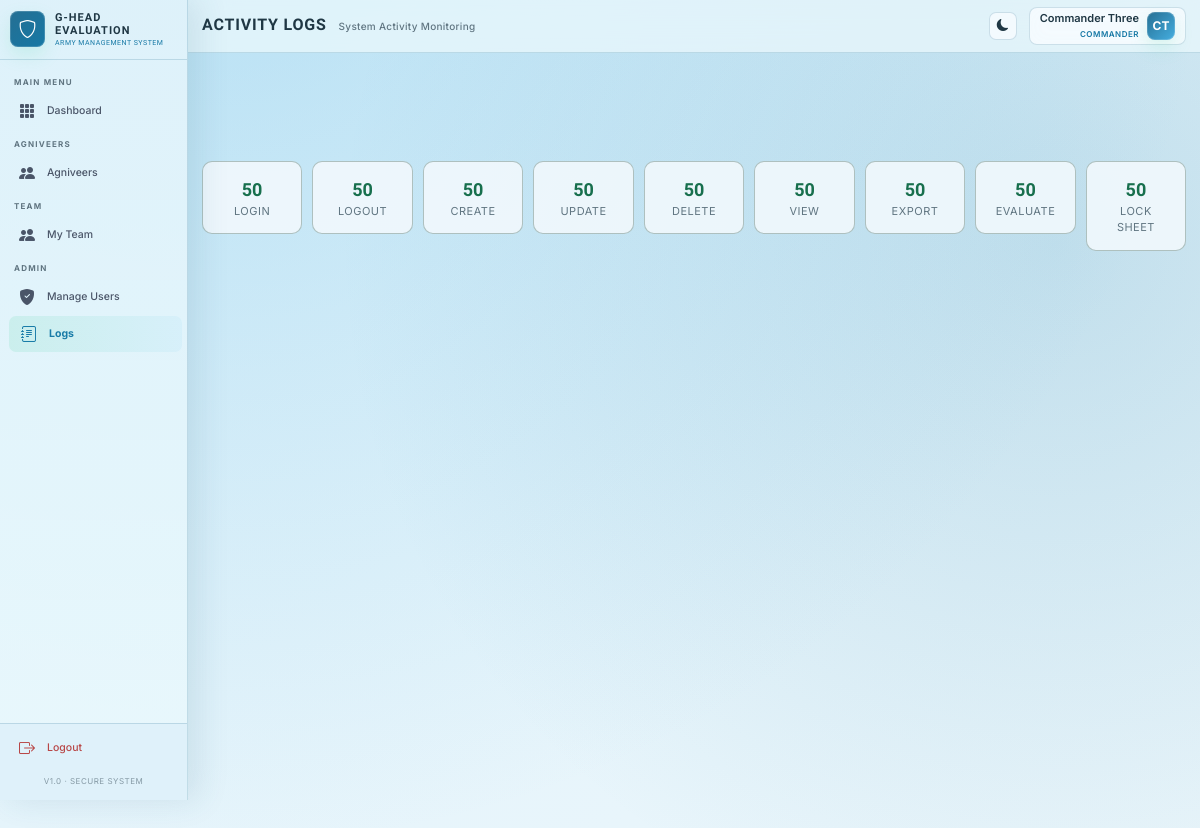
Screenshot of /logs/ (signed in) with the database file from the repository.
### accounts/models.py (models this page shows, shortened)
class CustomUser(AbstractUser):
    ROLE_COMMANDER = 'commander'
    ROLE_G_HEAD = 'g_head'
    ROLE_DEPT_A = 'dept_a'
    ROLE_DEPT_B = 'dept_b'
    ROLE_DEPT_C = 'dept_c'
    ROLE_DEPT_D = 'dept_d'
    ROLE_TRAINER_NCO = 'trainer_nco'
    ROLE_TRAINER_JCO = 'trainer_jco'
    ROLE_TRAINER_OFFICER = 'trainer_officer'
    ROLE_REGISTRATION = 'registration'
    BATTALION_1TB = '1TB'
    BATTALION_2TB = '2TB'
    BATTALION_STB = 'STB'
    BATTALION_CHOICES = [
        (BATTALION_1TB, '1st Battalion (1TB)'),
        (BATTALION_2TB, '2nd Battalion (2TB)'),
        (BATTALION_STB, 'Special Training Battalion (STB)'),
    ]
    TTS_TRADE_DMV = 'DMV'
    TTS_TRADE_OPEM = 'OPEM'
    TTS_TRADE_OTHER = 'OTHER'
    TTS_TRADE_CHOICES = [
        (TTS_TRADE_DMV, 'DMV'),
        (TTS_TRADE_OPEM, 'OPEM'),
        (TTS_TRADE_OTHER, 'Other Trades'),
    ]
    ROLE_CHOICES = [
        (ROLE_COMMANDER, 'Commander'),
        (ROLE_G_HEAD, 'G Department Head'),
        (ROLE_DEPT_A, 'Battalion'),
        (ROLE_DEPT_B, 'TTS'),
        (ROLE_DEPT_C, 'CS'),
        (ROLE_DEPT_D, 'Clerk'),
        (ROLE_TRAINER_NCO, 'Trainer - NCO'),
        (ROLE_TRAINER_JCO, 'Trainer - JCO'),
        (ROLE_TRAINER_OFFICER, 'Trainer - Officer'),
        (ROLE_REGISTRATION, 'Registration Office'),
    ]
    DEPARTMENT_CHOICES = [
        ('A', 'Battalion'),
        ('B', 'TTS'),
        ('C', 'CS'),
        ('D', 'Clerk'),
    ]
    PLATOON_CHOICES = [
        ('P1', 'P1'),
        ('P2', 'P2'),
        ('P3', 'P3'),
        ('P4', 'P4'),
        ('P5', 'P5'),
        ('P6', 'P6'),
        ('P7', 'P7'),
        ('P8', 'P8'),
        ('P9', 'P9'),
    ]
    COMPANY_CHOICES = [
        ('Company A', 'Company A'),
        ('Company B', 'Company B'),
        ('Company C', 'Company C'),
        ('Company D', 'Company D'),
        ('Company E', 'Company E'),
        ('Company F', 'Company F'),
        ('Company G', 'Company G'),
        ('Company H', 'Company H'),
        ('Company I', 'Company I'),
    ]
    role = models.CharField(max_length=20, choices=ROLE_CHOICES, default=ROLE_TRAINER_NCO)
    department = models.CharField(max_length=1, choices=DEPARTMENT_CHOICES, blank=True, null=True)
    battalion_unit = models.CharField(max_length=10, choices=BATTALION_CHOICES, blank=True, null=True)
    tts_trade = models.CharField(max_length=10, choices=TTS_TRADE_CHOICES, blank=True, null=True)
    company = models.CharField(max_length=20, choices=COMPANY_CHOICES, blank=True, null=True)
    platoon = models.CharField(max_length=10, choices=PLATOON_CHOICES, blank=True, null=True)
    phone = models.CharField(max_length=15, blank=True, null=True)
    service_number = models.CharField(max_length=30, unique=True, blank=True, null=True)
    rank = models.CharField(max_length=50, blank=True, null=True)
    profile_photo = models.ImageField(upload_to='profiles/', blank=True, null=True)
    is_active = models.BooleanField(default=True)
    created_by = models.ForeignKey(
        'self', on_delete=models.SET_NULL, null=True, blank=True, related_name='created_users'
    )
    last_login_ip = models.GenericIPAddressField(null=True, blank=True)
    login_attempts = models.IntegerField(default=0)
    locked_until = models.DateTimeField(null=True, blank=True)
    created_at = models.DateTimeField(auto_now_add=True)
    updated_at = models.DateTimeField(auto_now=True)
    class Meta:
        verbose_name = 'User'
        verbose_name_plural = 'Users'
        ordering = ['-created_at']
    @property
    def is_commander(self):
        return self.role == self.ROLE_COMMANDER
    @property
    def is_g_head(self):
        return self.role == self.ROLE_G_HEAD
    @property
    def is_department(self):
        return self.role in [self.ROLE_DEPT_A, self.ROLE_DEPT_B, self.ROLE_DEPT_C, self.ROLE_DEPT_D]
    @property
    def is_registration_office(self):
        return self.role == self.ROLE_REGISTRATION

### logs/views.py (the view)
# urls.py: path('', views.ActivityLogListView.as_view(), name='activity_log'),
class ActivityLogListView(CommanderOrGHeadMixin, ListView):
    model = ActivityLog
    template_name = 'logs/activity_log.html'
    context_object_name = 'logs'
    paginate_by = 50
    def get_queryset(self):
        queryset = ActivityLog.objects.select_related('user').all()
        action = self.request.GET.get('action')
        user_id = self.request.GET.get('user')
        date_from = self.request.GET.get('date_from')
        date_to = self.request.GET.get('date_to')
        if action:
            queryset = queryset.filter(action=action)
        if user_id:
            queryset = queryset.filter(user_id=user_id)
        if date_from:
            queryset = queryset.filter(timestamp__date__gte=date_from)
        if date_to:
            queryset = queryset.filter(timestamp__date__lte=date_to)
        return queryset
    def get_context_data(self, **kwargs):
        ctx = super().get_context_data(**kwargs)
        ctx['action_choices'] = ActivityLog.ACTION_CHOICES
        return ctx

### accounts/mixins.py (called while the page is built)
    def dispatch(self, request, *args, **kwargs):
        if not request.user.is_authenticated:
            return self.handle_no_permission()
        if self.allowed_roles and request.user.role not in self.allowed_roles:
            messages.error(request, "You don't have permission to access this page.")
            return redirect('core:dashboard')
        return super().dispatch(request, *args, **kwargs)

### core/context_processors.py (called while the page is built)
def global_context(request):
    if not request.user.is_authenticated:
        return {}
    user = request.user
    context = {
        'user_role': user.role,
        'is_commander': user.is_commander,
        'is_g_head': user.is_g_head,
        'is_department': user.is_department,
        'is_registration_office': user.is_registration_office,
    }
    try:
        if user.is_commander or user.is_g_head or user.is_department or user.is_registration_office:
            context['total_agniveers'] = Agniveer.objects.count()
        else:
            context['total_agniveers'] = 0
    except Exception:
        context['total_agniveers'] = 0
    return context

### templates/logs/activity_log.html (shortened to what this page needs)
{% extends 'base.html' %}
{% block page_title %}Activity Logs{% endblock %}
{% block page_subtitle %}System Activity Monitoring{% endblock %}
{% block body_class %}portal-ops-page{% endblock %}
{% block content %}
<div class="row g-3 mb-4">
  {% for k,v in action_choices %}
  <div class="col-6 col-md-3 col-xl-auto" style="flex:1;">
    <div style="background:var(--card-bg);border:1px solid rgba(27,67,50,0.3);border-radius:10px;padding:14px;text-align:center;">
      <div style="font-family:Rajdhani,sans-serif;font-size:18px;font-weight:700;color:#52B788;">
        {{ logs|length }}
      </div>
      <div style="font-size:11px;color:#8B9BB4;text-transform:uppercase;letter-spacing:0.5px;">{{ v }}</div>
    </div>
  </div>
  {% endfor %}
</div>
{% endblock %}

### templates/base.html (shortened to what this page needs)
{% load static %}
<!DOCTYPE html>
<html lang="en" data-bs-theme="light">
<head>
  <link href="https://cdn.jsdelivr.net/npm/bootstrap@5.3.3/dist/css/bootstrap.min.css" rel="stylesheet" />
  <link href="https://cdn.jsdelivr.net/npm/bootstrap-icons@1.11.3/font/bootstrap-icons.css" rel="stylesheet" />
  <link href="{% static 'css/portal-ui.css' %}" rel="stylesheet" />
</head>
<body class="{% block body_class %}{% endblock %}">
  <aside class="sidebar" id="sidebar">
    <div class="sidebar-brand">
      <div class="sidebar-brand-icon">
        <i class="bi bi-shield"></i>
      </div>
      <div class="sidebar-brand-text">
        G-Head Evaluation
        <span>Army Management System</span>
      </div>
    </div>
    {% if user.is_authenticated %}
    <nav class="sidebar-nav">
      <div class="nav-section-label">Main Menu</div>
      <a href="{% url 'core:dashboard' %}"
        class="sidebar-link {% if request.resolver_match.url_name == 'dashboard' %}active{% endif %}">
        <i class="bi bi-grid-3x3-gap-fill"></i> Dashboard
      </a>
      <div class="nav-section-label">Agniveers</div>
      <a href="{% url 'departments:agniveer_list' %}"
        class="sidebar-link {% if 'agniveer' in request.path %}active{% endif %}">
        <i class="bi bi-people-fill"></i> Agniveers
      </a>
      {% if is_department_head or is_commander or is_g_head %}
      <div class="nav-section-label">Team</div>
      <a href="{% url 'accounts:my_team' %}" class="sidebar-link {% if 'my-team' in request.path %}active{% endif %}">
        <i class="bi bi-people-fill"></i> My Team
      </a>
      {% endif %}
      {% if is_commander or is_g_head or is_department_head %}
      <div class="nav-section-label">Admin</div>
      {% if is_commander or is_g_head %}
      <a href="{% url 'accounts:user_list' %}" class="sidebar-link {% if 'users' in request.path %}active{% endif %}">
        <i class="bi bi-shield-fill-check"></i> Manage Users
      </a>
      {% endif %}
      <a href="{% url 'logs:activity_log' %}" class="sidebar-link {% if 'logs' in request.path %}active{% endif %}">
        <i class="bi bi-journal-text"></i> Logs
      </a>
      {% endif %}
    </nav>
    <div class="sidebar-footer">
      <a href="{% url 'accounts:logout' %}" class="sidebar-link" style="color:#EF5350; padding: 8px 18px;">
        <i class="bi bi-box-arrow-right"></i> Logout
      </a>
      <div
        style="padding: 8px 0; font-size: 8px; color:var(--text-muted); text-align:center; opacity: 0.7; letter-spacing: 0.5px; text-transform: uppercase;">
        v1.0 · Secure System
      </div>
    </div>
    {% endif %}
  </aside>
  <div class="main-wrapper">
    <div class="page-header">
      <div class="page-header-left">
        <h1 class="page-title">{% block page_title %}{% endblock %}</h1>
        <div class="page-subtitle">{% block page_subtitle %}{% endblock %}</div>
      </div>
      <div class="page-header-right">
        <button id="themeToggle" class="theme-toggle" title="Toggle Light/Dark Mode">
        </button>
        {% if user.is_authenticated %}
        <a href="{% url 'accounts:profile' %}" class="user-profile-card">
          <div class="user-profile-info">
            <div class="user-profile-name">
              {% if user.first_name %}{{ user.first_name }} {{ user.last_name }}{% else %}{{ user.username }}{% endif %}
            </div>
            <div class="user-profile-role">
              {{ user.get_role_display }}
            </div>
          </div>
          <div class="user-profile-avatar">
            {{ user.first_name.0|upper }}{{ user.last_name.0|upper }}
          </div>
        </a>
        {% endif %}
      </div>
    </div>
    <div class="content-area portal-surface" id="portalSurface">
      {% block content %}{% endblock %}
    </div>
  </div>
</body>
</html>

### templates/logs/activity_log.html (style rules this page uses)
.portal-ops-page .page-title { font-size: 16px !important; }

### rows the page displays
CustomUser: first_name "Commander", last_name "Three", role "COMMANDER", first_name.0 "C", last_name.0 "T"

### other values shown
{{ logs|length }} "50" "50" "50" "50" "50" "50" "50" "50" "50"
{{ v }} "LOGIN" "LOGOUT" "CREATE" "UPDATE" "DELETE" "VIEW" "EXPORT" "EVALUATE" "LOCK SHEET"
